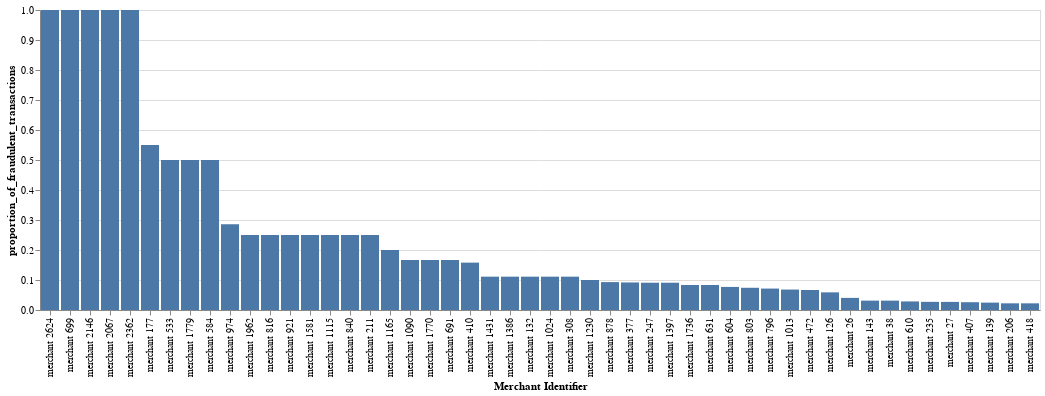

Notebook code for this chart:
### Code cell
# viz the top 50 merchants with the most fraudulent transactions
top50_fraudsters = merchant_transactions.head(50)

plot_fraud_merchant = alt.Chart(top50_fraudsters).mark_bar().encode(
                        alt.X('Merchant Identifier', sort='-y'),
                        alt.Y('proportion_of_fraudulent_transactions')
)
plot_fraud_merchant

### Figure 1 — Vega-Lite specification as saved in the notebook (floating-point values rounded to 4 significant figures)
{"config": {"view": {"continuousWidth": 300, "continuousHeight": 300}}, "data": {"name": "data-926ba94bcea724f6ff1b8856725f7ca2"}, "mark": {"type": "bar"}, "encoding": {"x": {"field": "Merchant Identifier", "sort": "-y", "type": "nominal"}, "y": {"field": "proportion_of_fraudulent_transactions", "type": "quantitative"}}, "$schema": "https://vega.github.io/schema/vega-lite/v5.16.3.json", "datasets": {"data-926ba94bcea724f6ff1b8856725f7ca2": [{"Merchant Identifier": "merchant 2624", "Number of Transactions": 1, "Non-Fraudulent Transactions": 0.0, "Fraudulent Transactions": 1.0, "proportion_of_fraudulent_transactions": 1.0}, {"Merchant Identifier": "merchant 699", "Number of Transactions": 1, "Non-Fraudulent Transactions": 0.0, "Fraudulent Transactions": 1.0, "proportion_of_fraudulent_transactions": 1.0}, {"Merchant Identifier": "merchant 2146", "Number of Transactions": 1, "Non-Fraudulent Transactions": 0.0, "Fraudulent Transactions": 1.0, "proportion_of_fraudulent_transactions": 1.0}, {"Merchant Identifier": "merchant 2067", "Number of Transactions": 1, "Non-Fraudulent Transactions": 0.0, "Fraudulent Transactions": 1.0, "proportion_of_fraudulent_transactions": 1.0}, {"Merchant Identifier": "merchant 2362", "Number of Transactions": 3, "Non-Fraudulent Transactions": 0.0, "Fraudulent Transactions": 3.0, "proportion_of_fraudulent_transactions": 1.0}, {"Merchant Identifier": "merchant 177", "Number of Transactions": 20, "Non-Fraudulent Transactions": 9.0, "Fraudulent Transactions": 11.0, "proportion_of_fraudulent_transactions": 0.55}, {"Merchant Identifier": "merchant 533", "Number of Transactions": 2, "Non-Fraudulent Transactions": 1.0, "Fraudulent Transactions": 1.0, "proportion_of_fraudulent_transactions": 0.5}, {"Merchant Identifier": "merchant 1779", "Number of Transactions": 2, "Non-Fraudulent Transactions": 1.0, "Fraudulent Transactions": 1.0, "proportion_of_fraudulent_transactions": 0.5}, {"Merchant Identifier": "merchant 584", "Number of Transactions": 2, "Non-Fraudulent Transactions": 1.0, "Fraudulent Transactions": 1.0, "proportion_of_fraudulent_transactions": 0.5}, {"Merchant Identifier": "merchant 974", "Number of Transactions": 7, "Non-Fraudulent Transactions": 5.0, "Fraudulent Transactions": 2.0, "proportion_of_fraudulent_transactions": 0.2857}, {"Merchant Identifier": "merchant 1962", "Number of Transactions": 4, "Non-Fraudulent Transactions": 3.0, "Fraudulent Transactions": 1.0, "proportion_of_fraudulent_transactions": 0.25}, {"Merchant Identifier": "merchant 816", "Number of Transactions": 4, "Non-Fraudulent Transactions": 3.0, "Fraudulent Transactions": 1.0, "proportion_of_fraudulent_transactions": 0.25}, {"Merchant Identifier": "merchant 921", "Number of Transactions": 4, "Non-Fraudulent Transactions": 3.0, "Fraudulent Transactions": 1.0, "proportion_of_fraudulent_transactions": 0.25}, {"Merchant Identifier": "merchant 1581", "Number of Transactions": 4, "Non-Fraudulent Transactions": 3.0, "Fraudulent Transactions": 1.0, "proportion_of_fraudulent_transactions": 0.25}, {"Merchant Identifier": "merchant 1115", "Number of Transactions": 4, "Non-Fraudulent Transactions": 3.0, "Fraudulent Transactions": 1.0, "proportion_of_fraudulent_transactions": 0.25}, {"Merchant Identifier": "merchant 840", "Number of Transactions": 4, "Non-Fraudulent Transactions": 3.0, "Fraudulent Transactions": 1.0, "proportion_of_fraudulent_transactions": 0.25}, {"Merchant Identifier": "merchant 211", "Number of Transactions": 4, "Non-Fraudulent Transactions": 3.0, "Fraudulent Transactions": 1.0, "proportion_of_fraudulent_transactions": 0.25}, {"Merchant Identifier": "merchant 1165", "Number of Transactions": 10, "Non-Fraudulent Transactions": 8.0, "Fraudulent Transactions": 2.0, "proportion_of_fraudulent_transactions": 0.2}, {"Merchant Identifier": "merchant 1090", "Number of Transactions": 6, "Non-Fraudulent Transactions": 5.0, "Fraudulent Transactions": 1.0, "proportion_of_fraudulent_transactions": 0.1667}, {"Merchant Identifier": "merchant 1770", "Number of Transactions": 6, "Non-Fraudulent Transactions": 5.0, "Fraudulent Transactions": 1.0, "proportion_of_fraudulent_transactions": 0.1667}, {"Merchant Identifier": "merchant 691", "Number of Transactions": 6, "Non-Fraudulent Transactions": 5.0, "Fraudulent Transactions": 1.0, "proportion_of_fraudulent_transactions": 0.1667}, {"Merchant Identifier": "merchant 410", "Number of Transactions": 19, "Non-Fraudulent Transactions": 16.0, "Fraudulent Transactions": 3.0, "proportion_of_fraudulent_transactions": 0.1579}, {"Merchant Identifier": "merchant 1431", "Number of Transactions": 9, "Non-Fraudulent Transactions": 8.0, "Fraudulent Transactions": 1.0, "proportion_of_fraudulent_transactions": 0.1111}, {"Merchant Identifier": "merchant 1386", "Number of Transactions": 18, "Non-Fraudulent Transactions": 16.0, "Fraudulent Transactions": 2.0, "proportion_of_fraudulent_transactions": 0.1111}, {"Merchant Identifier": "merchant 132", "Number of Transactions": 9, "Non-Fraudulent Transactions": 8.0, "Fraudulent Transactions": 1.0, "proportion_of_fraudulent_transactions": 0.1111}, {"Merchant Identifier": "merchant 1024", "Number of Transactions": 9, "Non-Fraudulent Transactions": 8.0, "Fraudulent Transactions": 1.0, "proportion_of_fraudulent_transactions": 0.1111}, {"Merchant Identifier": "merchant 308", "Number of Transactions": 9, "Non-Fraudulent Transactions": 8.0, "Fraudulent Transactions": 1.0, "proportion_of_fraudulent_transactions": 0.1111}, {"Merchant Identifier": "merchant 1230", "Number of Transactions": 10, "Non-Fraudulent Transactions": 9.0, "Fraudulent Transactions": 1.0, "proportion_of_fraudulent_transactions": 0.1}, {"Merchant Identifier": "merchant 878", "Number of Transactions": 43, "Non-Fraudulent Transactions": 39.0, "Fraudulent Transactions": 4.0, "proportion_of_fraudulent_transactions": 0.09302}, {"Merchant Identifier": "merchant 377", "Number of Transactions": 98, "Non-Fraudulent Transactions": 89.0, "Fraudulent Transactions": 9.0, "proportion_of_fraudulent_transactions": 0.09184}, {"Merchant Identifier": "merchant 247", "Number of Transactions": 33, "Non-Fraudulent Transactions": 30.0, "Fraudulent Transactions": 3.0, "proportion_of_fraudulent_transactions": 0.09091}, {"Merchant Identifier": "merchant 1397", "Number of Transactions": 11, "Non-Fraudulent Transactions": 10.0, "Fraudulent Transactions": 1.0, "proportion_of_fraudulent_transactions": 0.09091}, {"Merchant Identifier": "merchant 1736", "Number of Transactions": 12, "Non-Fraudulent Transactions": 11.0, "Fraudulent Transactions": 1.0, "proportion_of_fraudulent_transactions": 0.08333}, {"Merchant Identifier": "merchant 631", "Number of Transactions": 12, "Non-Fraudulent Transactions": 11.0, "Fraudulent Transactions": 1.0, "proportion_of_fraudulent_transactions": 0.08333}, {"Merchant Identifier": "merchant 604", "Number of Transactions": 13, "Non-Fraudulent Transactions": 12.0, "Fraudulent Transactions": 1.0, "proportion_of_fraudulent_transactions": 0.07692}, {"Merchant Identifier": "merchant 803", "Number of Transactions": 27, "Non-Fraudulent Transactions": 25.0, "Fraudulent Transactions": 2.0, "proportion_of_fraudulent_transactions": 0.07407}, {"Merchant Identifier": "merchant 796", "Number of Transactions": 14, "Non-Fraudulent Transactions": 13.0, "Fraudulent Transactions": 1.0, "proportion_of_fraudulent_transactions": 0.07143}, {"Merchant Identifier": "merchant 1013", "Number of Transactions": 44, "Non-Fraudulent Transactions": 41.0, "Fraudulent Transactions": 3.0, "proportion_of_fraudulent_transactions": 0.06818}, {"Merchant Identifier": "merchant 472", "Number of Transactions": 30, "Non-Fraudulent Transactions": 28.0, "Fraudulent Transactions": 2.0, "proportion_of_fraudulent_transactions": 0.06667}, {"Merchant Identifier": "merchant 126", "Number of Transactions": 17, "Non-Fraudulent Transactions": 16.0, "Fraudulent Transactions": 1.0, "proportion_of_fraudulent_transactions": 0.05882}, {"Merchant Identifier": "merchant 26", "Number of Transactions": 223, "Non-Fraudulent Transactions": 214.0, "Fraudulent Transactions": 9.0, "proportion_of_fraudulent_transactions": 0.04036}, {"Merchant Identifier": "merchant 143", "Number of Transactions": 32, "Non-Fraudulent Transactions": 31.0, "Fraudulent Transactions": 1.0, "proportion_of_fraudulent_transactions": 0.03125}, {"Merchant Identifier": "merchant 38", "Number of Transactions": 96, "Non-Fraudulent Transactions": 93.0, "Fraudulent Transactions": 3.0, "proportion_of_fraudulent_transactions": 0.03125}, {"Merchant Identifier": "merchant 610", "Number of Transactions": 35, "Non-Fraudulent Transactions": 34.0, "Fraudulent Transactions": 1.0, "proportion_of_fraudulent_transactions": 0.02857}, {"Merchant Identifier": "merchant 235", "Number of Transactions": 184, "Non-Fraudulent Transactions": 179.0, "Fraudulent Transactions": 5.0, "proportion_of_fraudulent_transactions": 0.02717}, {"Merchant Identifier": "merchant 27", "Number of Transactions": 111, "Non-Fraudulent Transactions": 108.0, "Fraudulent Transactions": 3.0, "proportion_of_fraudulent_transactions": 0.02703}, {"Merchant Identifier": "merchant 407", "Number of Transactions": 77, "Non-Fraudulent Transactions": 75.0, "Fraudulent Transactions": 2.0, "proportion_of_fraudulent_transactions": 0.02597}, {"Merchant Identifier": "merchant 139", "Number of Transactions": 122, "Non-Fraudulent Transactions": 119.0, "Fraudulent Transactions": 3.0, "proportion_of_fraudulent_transactions": 0.02459}, {"Merchant Identifier": "merchant 206", "Number of Transactions": 449, "Non-Fraudulent Transactions": 439.0, "Fraudulent Transactions": 10.0, "proportion_of_fraudulent_transactions": 0.02227}, {"Merchant Identifier": "merchant 418", "Number of Transactions": 135, "Non-Fraudulent Transactions": 132.0, "Fraudulent Transactions": 3.0, "proportion_of_fraudulent_transactions": 0.02222}]}}
